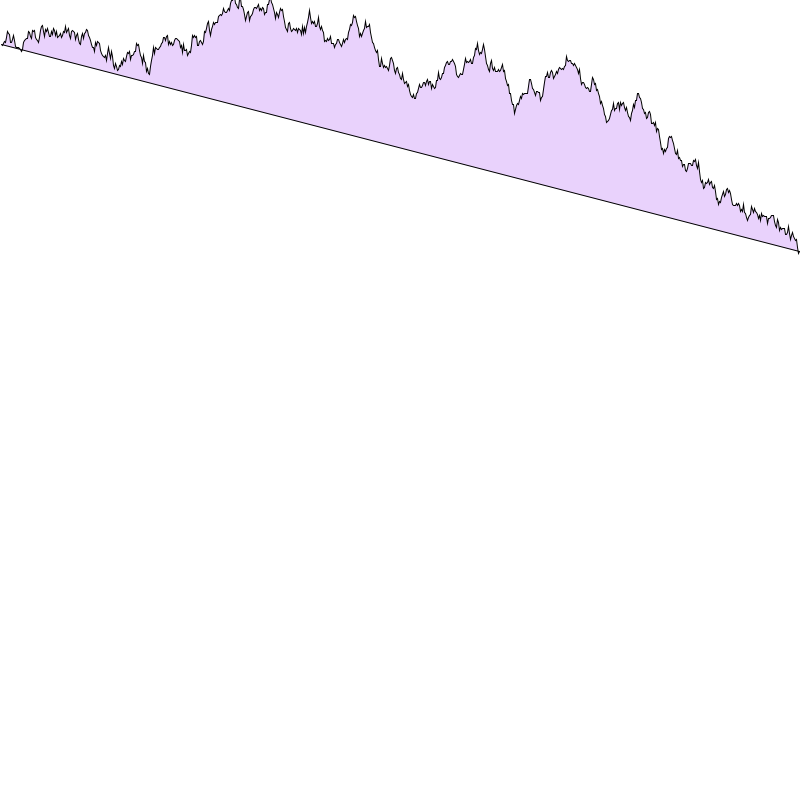
Frame 1 (no input)
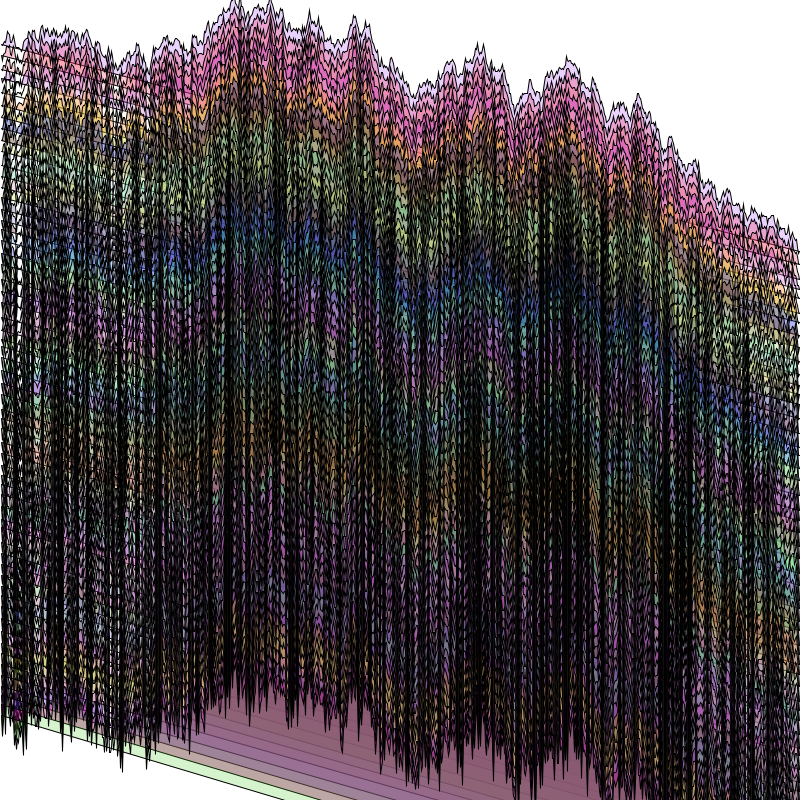
Frame 60 (the mouse pressed at the canvas centre just before this capture)
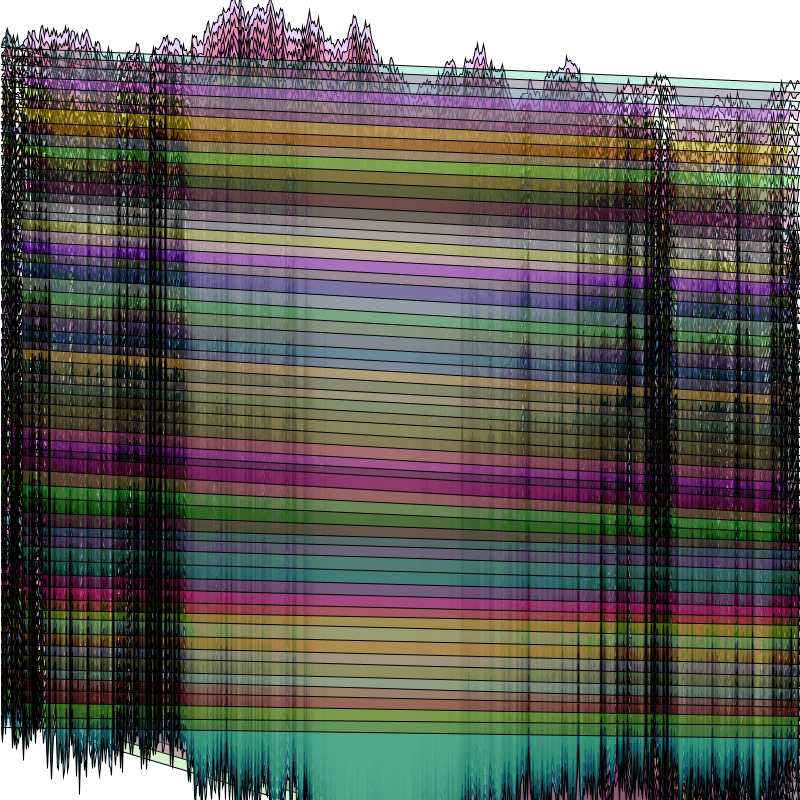
Frame 120 (the mouse held since frame 60 and released just before this capture)

The Processing sketch that drew these frames (run headless with seeded random() and noise(); from frame 60 on, the mouse is pressed at the canvas centre):

// Processing sketch: processing_101131
// ── processing_101131.pde

float[] xArray = new float[800];
float[] yArray = new float[800];
int initiator = 0;


void setup() 
{
  size(800,800);
  background(#FFFFFF);
  strokeWeight(1);
  stroke(0);

}

void draw() 
{
    fill(random(255),random(255),random(255),random(50) + 50);
  addRandoms();
  beginShape();
  for (int i = 1; i < xArray.length; i++)
    {
      vertex(xArray[i], yArray[i]);
    }
    vertex(xArray[1], yArray[1]);
  endShape();
}

void addRandoms() 
{
  if ( initiator < 100)
  {
    
    for (int i = 1; i < xArray.length; i++)
    {
      xArray[0] = 0;
      xArray[i] = i;
      yArray[0] = 50;
      yArray[i] = yArray[i-1] - random(10) + random(10);
    }
    initiator = initiator + 1000;
  }
  else 
    {
      for (int i = 1; i < yArray.length; i++)
        {
          yArray[i] = yArray[i] +  10 + random(6) - random(3);
        }
    }

}

void mousePressed()
{
  background(#FFFFFF);
 initiator = 0; 
  
}
